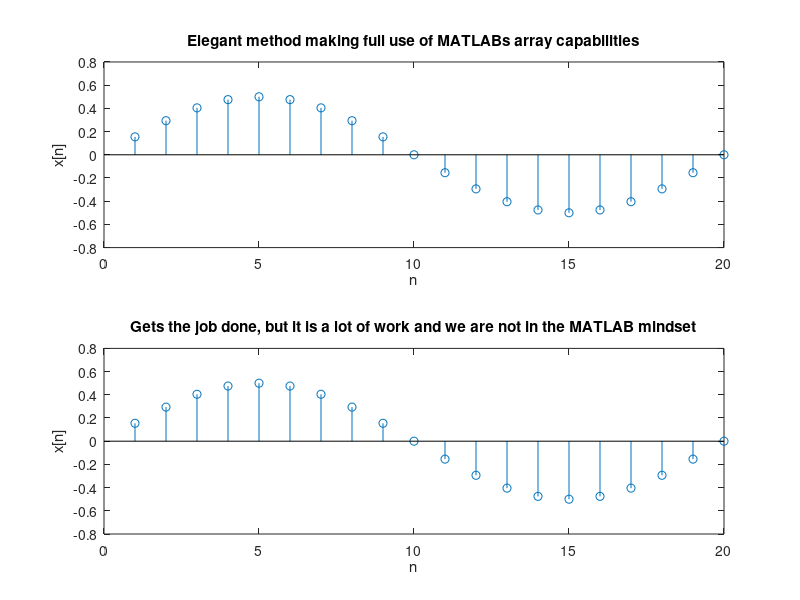

Reproduce this figure in MATLAB.
% T. Obuchowicz
%Fri Apr 27 16:03:27 EDT 2012
clear;
n = [1 : 20];
x1 = sin((2*pi/40) * n) .* cos((2*pi/40) * n);
for index = 1 : 20
% Note: In MATLAB, no need to pre-allocate the array,
% unlike C++ and other high-level programming languages. 
x2(index) = sin((2*pi/40) * index) * cos((2*pi/40) * index);
end
subplot(2,1,1)
stem(n, x1)
title('Elegant method making full use of MATLABs array capabilities') 
xlabel('n')
ylabel('x[n]')
subplot(2,1,2)
stem(n, x2)
title('Gets the job done, but it is a lot of work and we are not in the MATLAB mindset')
xlabel('n')
ylabel('x[n]')
